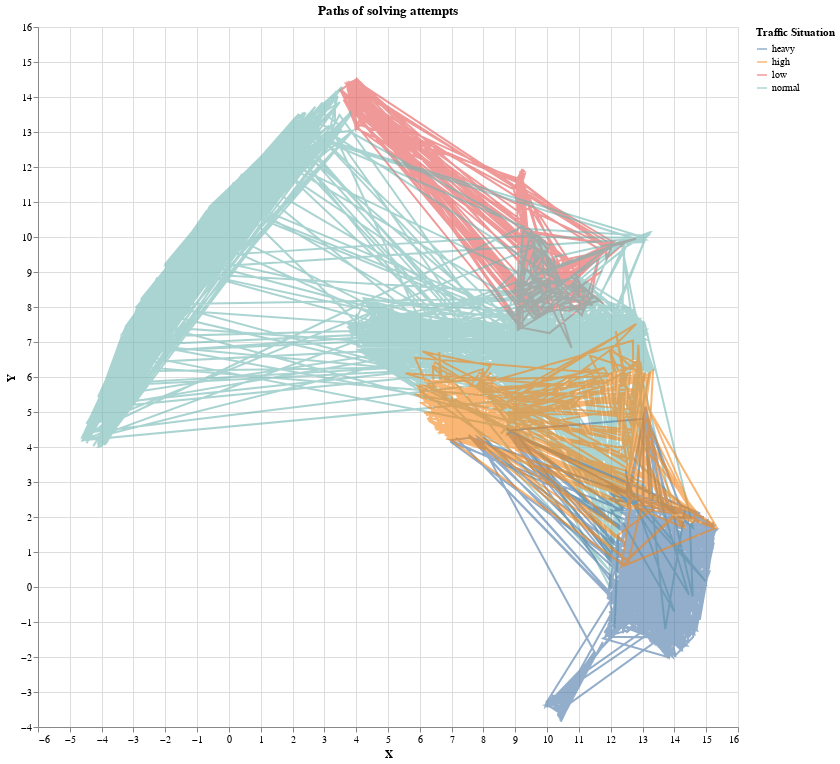

The cell this chart's notebook holds for it:
### Code cell
alt.Chart(combined_traffic).mark_line(
    opacity=0.6
).encode(
    x='X',
    y='Y',
    color='Traffic Situation:N', #color lines by solving attempt
    order='index:Q' # connect them in order (instead of position on x-axis)
).properties(
    width=700,
    height=700,
    title="Paths of solving attempts"
).interactive()

### Figure 1 — Vega-Lite specification as saved in the notebook (floating-point values rounded to 4 significant figures; data arrays with more than 128 entries replaced by an {"elided": "..."} marker saying what was removed)
{"config": {"view": {"continuousWidth": 400, "continuousHeight": 300}}, "data": {"name": "data-a0ee5ea6f38580d63ee8789060e0c8ae"}, "mark": {"type": "line", "opacity": 0.6}, "encoding": {"color": {"field": "Traffic Situation", "type": "nominal"}, "order": {"field": "index", "type": "quantitative"}, "x": {"field": "X", "type": "quantitative"}, "y": {"field": "Y", "type": "quantitative"}}, "height": 700, "selection": {"selector003": {"type": "interval", "bind": "scales", "encodings": ["x", "y"]}}, "title": "Paths of solving attempts", "width": 700, "$schema": "https://vega.github.io/schema/vega-lite/v4.17.0.json", "datasets": {"data-a0ee5ea6f38580d63ee8789060e0c8ae": {"elided": "2976 records"}}}
